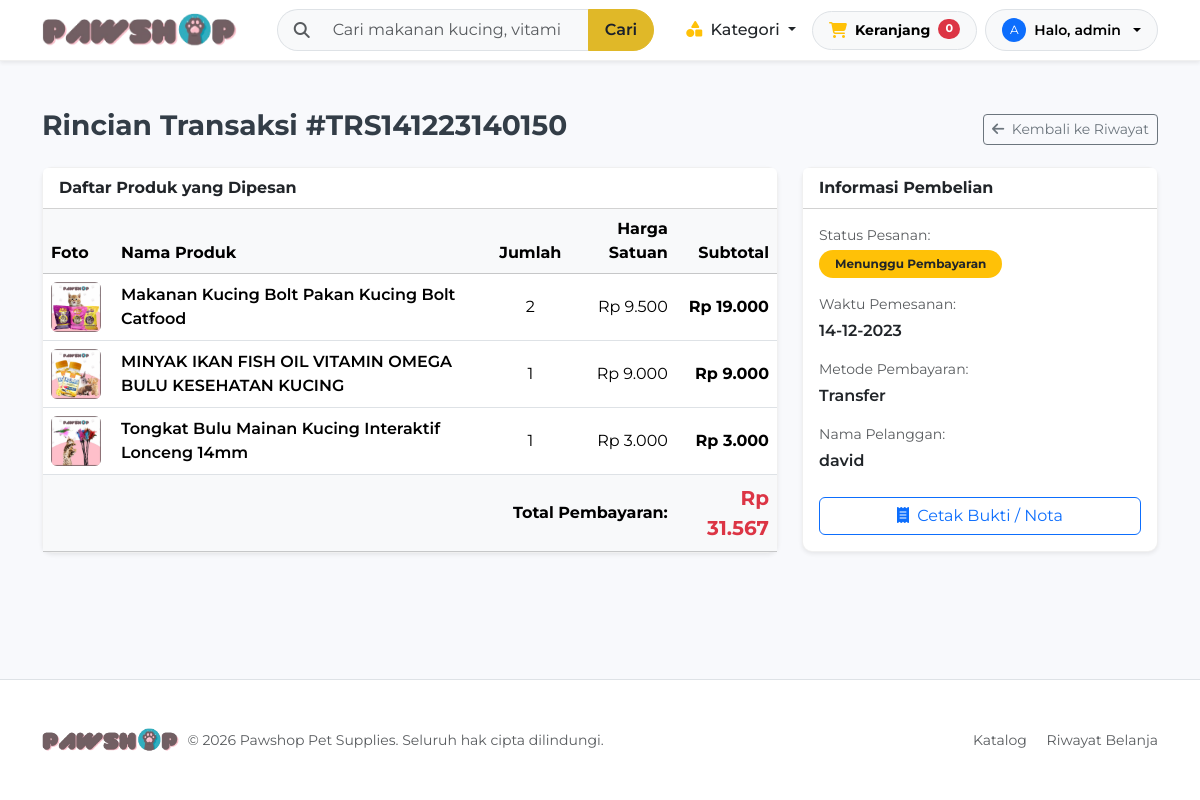
The page /customer/transaction-detail.php?id=TRS141223140150 (signed in) on the database its author committed.
### tables this page shows
CREATE TABLE IF NOT EXISTS `users` (
  `id` int(11) NOT NULL AUTO_INCREMENT,
  `username` varchar(50) NOT NULL,
  `password` varchar(255) NOT NULL,
  `phone_number` varchar(30) DEFAULT NULL,
  `remember_token` varchar(255) DEFAULT '',
  `privilege` varchar(20) NOT NULL DEFAULT 'user',
  PRIMARY KEY (`id`),
  UNIQUE KEY `username` (`username`)
);

CREATE TABLE IF NOT EXISTS `transaksi` (
  `id` varchar(25) NOT NULL,
  `timestamp` varchar(30) NOT NULL,
  `user_id` int(11) NOT NULL,
  `total_amount` int(11) NOT NULL,
  `payment_method` varchar(50) NOT NULL,
  `bukti_pembayaran` varchar(255) DEFAULT NULL,
  `status_id` int(11) NOT NULL,
  `expiry_date` bigint(20) DEFAULT NULL,
  PRIMARY KEY (`id`),
  KEY `user_id` (`user_id`),
  KEY `status_id` (`status_id`)
);

CREATE TABLE IF NOT EXISTS `transaksi_detail` (
  `id` int(11) NOT NULL AUTO_INCREMENT,
  `transactions_id` varchar(25) NOT NULL,
  `product_id` int(11) NOT NULL,
  `quantity` int(11) NOT NULL,
  `unit_price` int(11) NOT NULL,
  `subtotal` int(11) NOT NULL,
  PRIMARY KEY (`id`),
  KEY `transactions_id` (`transactions_id`),
  KEY `product_id` (`product_id`)
);

CREATE TABLE IF NOT EXISTS `produk` (
  `id` int(11) NOT NULL AUTO_INCREMENT,
  `gambar` varchar(255) NOT NULL DEFAULT 'x.jpg',
  `nama_produk` varchar(255) NOT NULL,
  `category_id` int(11) NOT NULL,
  `stok` int(11) NOT NULL DEFAULT 0,
  `harga` int(11) NOT NULL DEFAULT 0,
  `detail` text DEFAULT NULL,
  PRIMARY KEY (`id`),
  KEY `category_id` (`category_id`)
);

CREATE TABLE IF NOT EXISTS `status` (
  `id` int(11) NOT NULL AUTO_INCREMENT,
  `name` varchar(50) NOT NULL,
  PRIMARY KEY (`id`)
);

### src/AuthService.php (called while the page is built, shortened)
<?php
class AuthService
{
    public static function getUserById(int $userId): ?array
    {
        return Database::fetchOne("SELECT id, username, phone_number, privilege FROM users WHERE id = ?", [$userId]);
    }
    public static function getCurrentUserId(): ?int
    {
        return isset($_SESSION['userid']) ? (int)$_SESSION['userid'] : null;
    }
    public static function getCurrentUser(): ?array
    {
        $id = self::getCurrentUserId();
        return $id ? self::getUserById($id) : null;
    }
    public static function isLoggedIn(): bool
    {
        return !empty($_SESSION['userid']);
    }
}

### src/Database.php (called while the page is built, shortened)
<?php
class Database
{
    private static ?Database $instance = null;
    private function __construct()
    {
        $host = getenv('DB_HOST') ?: 'localhost';
        $user = getenv('DB_USER') ?: 'root';
        $pass = getenv('DB_PASS') !== false ? getenv('DB_PASS') : '';
        $name = getenv('DB_NAME') ?: 'pawshop';
        $port = getenv('DB_PORT') ? (int)getenv('DB_PORT') : 3306;
        if (extension_loaded('pdo_mysql')) {
            $dsn = "mysql:host={$host};port={$port};dbname={$name};charset=utf8mb4";
            $options = [
                PDO::ATTR_ERRMODE            => PDO::ERRMODE_EXCEPTION,
                PDO::ATTR_DEFAULT_FETCH_MODE => PDO::FETCH_ASSOC,
                PDO::ATTR_EMULATE_PREPARES   => false,
            ];
            try {
                $this->pdo = new PDO($dsn, $user, $pass, $options);
                $this->usePdo = true;
                return;
            } catch (PDOException $e) {
            }
        }
        die("Database connection failed: Neither PDO (pdo_mysql) nor MySQLi extension is installed.");
    }
    public static function getInstance(): Database
    {
        if (self::$instance === null) {
            self::$instance = new self();
        }
        return self::$instance;
    }
    public static function query(string $sql, array $params = []): array
    {
        $db = self::getInstance();
        if ($db->usePdo && $db->pdo) {
            $stmt = $db->pdo->prepare($sql);
            $stmt->execute($params);
            return $stmt->fetchAll();
        }
        return [];
    }
    public static function fetchOne(string $sql, array $params = []): ?array
    {
        $db = self::getInstance();
        if ($db->usePdo && $db->pdo) {
            $stmt = $db->pdo->prepare($sql);
            $stmt->execute($params);
            $res = $stmt->fetch();
            return $res ?: null;
        }
        return null;
    }
}

### config/database.php (called while the page is built, shortened)
<?php
spl_autoload_register(function ($class) {
    $prefix = 'App\\';
    $base_dir = ROOT_PATH . '/src/';
    $len = strlen($prefix);
    $relative_class = substr($class, $len);
    $file = $base_dir . str_replace('\\', '/', $relative_class) . '.php';
});
require_once ROOT_PATH . '/src/helpers.php';

### src/OrderService.php (called while the page is built, shortened)
<?php
class OrderService
{
    public static function getOrderById(string $orderId): ?array
    {
        return Database::fetchOne(
            "SELECT t.*, u.username, u.phone_number, s.name AS status_name
             FROM transaksi t
             JOIN users u ON t.user_id = u.id
             JOIN status s ON t.status_id = s.id
             WHERE t.id = ?",
            [$orderId]
        );
    }
    public static function getOrderDetails(string $orderId): array
    {
        return Database::query(
            "SELECT td.*, p.nama_produk, p.gambar
             FROM transaksi_detail td
             JOIN produk p ON td.product_id = p.id
             WHERE td.transactions_id = ?",
            [$orderId]
        );
    }
}

### src/helpers.php (called while the page is built, shortened)
<?php
if (!function_exists('format_rupiah')) {
    function format_rupiah(float|int|null $amount): string
    {
        return 'Rp ' . number_format((float)($amount ?? 0), 0, ',', '.');
    }
}

### customer/transaction-detail.php (the view, shortened to what this page needs)
<?php
require_once __DIR__ . '/../config/database.php';
$id = isset($_GET['id']) ? trim($_GET['id']) : '';
$order = !empty($id) ? OrderService::getOrderById($id) : null;
$details = OrderService::getOrderDetails($id);
include __DIR__ . '/../includes/header.php';
include __DIR__ . '/../includes/navbar.php';
?>
<main class="container py-5">
  <div class="d-flex justify-content-between align-items-center mb-3">
    <h3 class="fw-bold">Rincian Transaksi #<?= htmlspecialchars($order['id']) ?></h3>
    <a href="<?= BASE_URL ?>customer/transactions.php" class="btn btn-outline-secondary btn-sm">
      <i class="fa-solid fa-arrow-left me-1"></i> Kembali ke Riwayat
    </a>
  </div>
  <div class="row g-4">
    <div class="col-md-8">
      <div class="card shadow-sm mb-4">
        <div class="card-header bg-white fw-bold">Daftar Produk yang Dipesan</div>
        <div class="table-responsive">
          <table class="table align-middle mb-0">
            <thead class="table-light">
              <tr>
                <th style="width: 70px;">Foto</th>
                <th>Nama Produk</th>
                <th class="text-center">Jumlah</th>
                <th class="text-end">Harga Satuan</th>
                <th class="text-end">Subtotal</th>
              </tr>
            </thead>
            <tbody>
              <?php foreach ($details as $row): ?>
                <tr>
                  <td>
                    <img src="<?= BASE_URL ?>assets/images/<?= htmlspecialchars($row['gambar'] ?: 'x.jpg') ?>" class="rounded object-fit-cover" width="50" height="50" alt="" onerror="this.src='<?= BASE_URL ?>assets/images/brand/logo.png'">
                  </td>
                  <td class="fw-semibold"><?= htmlspecialchars($row['nama_produk']) ?></td>
                  <td class="text-center"><?= $row['quantity'] ?></td>
                  <td class="text-end"><?= format_rupiah($row['unit_price']) ?></td>
                  <td class="text-end fw-bold"><?= format_rupiah($row['subtotal']) ?></td>
                </tr>
              <?php endforeach; ?>
            </tbody>
            <tfoot class="table-light">
              <tr>
                <th colspan="4" class="text-end">Total Pembayaran:</th>
                <th class="text-end text-danger fs-5"><?= format_rupiah($order['total_amount']) ?></th>
              </tr>
            </tfoot>
          </table>
        </div>
      </div>
    </div>
    <div class="col-md-4">
      <div class="card shadow-sm mb-4">
        <div class="card-header bg-white fw-bold">Informasi Pembelian</div>
        <div class="card-body">
          <?php
          $statusId = (int)$order['status_id'];
          $badgeClass = ($statusId === 1) ? 'bg-warning text-dark' : (($statusId === 4) ? 'bg-success' : 'bg-primary');
          ?>
          <p class="mb-1 text-muted small">Status Pesanan:</p>
          <span class="badge <?= $badgeClass ?> mb-3 px-3 py-2 rounded-pill small"><?= htmlspecialchars($order['status_name']) ?></span>
          <p class="mb-1 text-muted small">Waktu Pemesanan:</p>
          <p class="fw-semibold mb-3"><?= htmlspecialchars($order['timestamp']) ?></p>
          <p class="mb-1 text-muted small">Metode Pembayaran:</p>
          <p class="fw-semibold mb-3"><?= htmlspecialchars($order['payment_method']) ?></p>
          <p class="mb-1 text-muted small">Nama Pelanggan:</p>
          <p class="fw-semibold mb-3"><?= htmlspecialchars($order['username']) ?></p>
          <a href="<?= BASE_URL ?>customer/invoice.php?id=<?= $order['id'] ?>" target="_blank" class="btn btn-outline-primary w-100 mt-2">
            <i class="fa-solid fa-receipt me-1"></i> Cetak Bukti / Nota
          </a>
        </div>
      </div>
    </div>
  </div>
</main>
<?php
include __DIR__ . '/../includes/footer.php';
?>

### includes/navbar.php (shortened to what this page needs)
<?php
$currentUser = AuthService::getCurrentUser();
$isLoggedIn = AuthService::isLoggedIn();
$cartItemCount = !empty($_SESSION['cart']) ? array_sum(array_column($_SESSION['cart'], 'quantity')) : 0;
?>
<header>
  <nav class="navbar navbar-expand-lg navbar-light bg-white sticky-top shadow-sm py-2">
    <div class="container">
      <a class="navbar-brand d-flex align-items-center me-3" href="<?= BASE_URL ?>index.php">
        <img src="<?= BASE_URL ?>assets/images/brand/logo.png" height="34" alt="Pawshop">
      </a>
      <div class="collapse navbar-collapse" id="mynavbar">
        <form class="d-flex flex-grow-1 mx-lg-4 my-2 my-lg-0" action="<?= BASE_URL ?>index.php" method="GET">
          <div class="input-group w-100">
            <span class="input-group-text bg-light border-end-0 rounded-start-pill ps-3 text-muted">
              <i class="fa-solid fa-magnifying-glass"></i>
            </span>
            <input class="form-control bg-light border-start-0 border-end-0 py-2" type="search" placeholder="Cari makanan kucing, vitamin, obat, aksesoris..." name="s" value="<?= isset($search) ? htmlspecialchars($search) : ''; ?>" aria-label="Cari Produk">
            <button class="btn btn-pawshop rounded-end-pill px-3 fw-semibold" type="submit">
              Cari
            </button>
          </div>
        </form>
        <ul class="navbar-nav align-items-lg-center gap-2">
          <li class="nav-item dropdown">
            <button class="nav-link dropdown-toggle btn btn-link text-decoration-none text-dark fw-medium px-2" type="button" data-bs-toggle="dropdown" aria-expanded="false">
              <i class="fa-solid fa-shapes text-warning me-1"></i> Kategori
            </button>
          </li>
          <li class="nav-item d-none d-lg-block">
            <button type="button" class="btn btn-light border position-relative rounded-pill px-3 py-2 d-flex align-items-center gap-2" data-bs-toggle="offcanvas" data-bs-target="#cart">
              <i class="fa-solid fa-cart-shopping text-warning"></i>
              <span class="small fw-bold">Keranjang</span>
              <span class="badge rounded-pill bg-danger" id="navCartBadge" style="font-size: 0.7rem;">
                <?= $cartItemCount ?>
              </span>
            </button>
          </li>
          <?php if ($isLoggedIn): ?>
            <li class="nav-item dropdown">
              <button class="btn btn-light border rounded-pill px-3 py-2 d-flex align-items-center gap-2 dropdown-toggle" type="button" data-bs-toggle="dropdown" aria-expanded="false">
                <div class="bg-primary text-white rounded-circle d-flex align-items-center justify-content-center" style="width: 24px; height: 24px; font-size: 0.75rem;">
                  <?= strtoupper(substr($currentUser['username'] ?? 'U', 0, 1)) ?>
                </div>
                <span class="small fw-semibold text-truncate" style="max-width: 130px;">
                  Halo, <?= htmlspecialchars($currentUser['username'] ?? 'User') ?>
                </span>
              </button>
            </li>
          <?php endif; ?>
        </ul>
      </div>
    </div>
  </nav>
</header>

### assets/css/style.css (style rules this page uses)
:root { --pawshop-primary: #e0b828; --pawshop-primary-hover: #cfa517; --pawshop-dark: #293144; --pawshop-navy: #293144; --pawshop-dark-hover: #1e2433; --pawshop-sidebar: #222938; --pawshop-sidebar-active: #2e374b; --pawshop-sidebar-text: #9aa8bd; --pawshop-sidebar-hover: #2b3447; --pawshop-blue: #20639b; --pawshop-coral: #ed553b; --pawshop-teal: #3caea3; --pawshop-yellow: #f6d55c; --pawshop-bg: #f8f9fc; }
body { font-family: 'Montserrat', -apple-system, BlinkMacSystemFont, "Segoe UI", Roboto, sans-serif; color: #333d47; background-color: var(--pawshop-bg); }
.btn-pawshop { background-color: var(--pawshop-primary); border-color: var(--pawshop-primary); color: #1a202c; font-weight: 600; transition: all 0.2s ease-in-out; }
.navbar { border-bottom: 1px solid rgba(0,0,0,0.06); }
.navbar-brand img { transition: transform 0.2s ease; }
.card { border-radius: 10px; border: 1px solid rgba(0,0,0,0.06); transition: transform 0.2s ease, box-shadow 0.2s ease; }

### rows shown on the page
users: username "A", username "admin"
transaksi: id "TRS141223140150", total_amount "Rp 31.567", status.name "Menunggu Pembayaran", timestamp "14-12-2023", payment_method "Transfer", user.username "david"
transaksi_detail: produk.gambar (picture), produk.nama_produk "Makanan Kucing Bolt Pakan Kucing Bolt Catfood", quantity "2", unit_price "Rp 9.500", subtotal "Rp 19.000"
transaksi_detail: produk.gambar (picture), produk.nama_produk "MINYAK IKAN FISH OIL VITAMIN OMEGA BULU KESEHATAN KUCING", quantity "1", unit_price "Rp 9.000", subtotal "Rp 9.000"
transaksi_detail: produk.gambar (picture), produk.nama_produk "Tongkat Bulu Mainan Kucing Interaktif Lonceng 14mm", quantity "1", unit_price "Rp 3.000", subtotal "Rp 3.000"

### other values the page prints
$cartItemCount "0"
